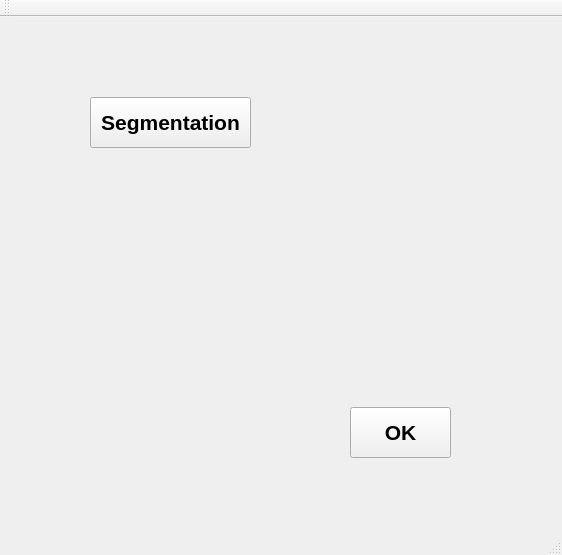
<?xml version="1.0" encoding="UTF-8"?>
<ui version="4.0">
 <class>MainWindow</class>
 <widget class="QMainWindow" name="MainWindow">
  <property name="geometry">
   <rect>
    <x>0</x>
    <y>0</y>
    <width>562</width>
    <height>555</height>
   </rect>
  </property>
  <property name="windowTitle">
   <string>MainWindow</string>
  </property>
  <widget class="QWidget" name="centralWidget">
   <widget class="QPushButton" name="pushButton_seg">
    <property name="geometry">
     <rect>
      <x>90</x>
      <y>80</y>
      <width>161</width>
      <height>51</height>
     </rect>
    </property>
    <property name="font">
     <font>
      <pointsize>16</pointsize>
      <weight>75</weight>
      <bold>true</bold>
     </font>
    </property>
    <property name="text">
     <string>Segmentation</string>
    </property>
   </widget>
   <widget class="QPushButton" name="pushButton_exit">
    <property name="geometry">
     <rect>
      <x>350</x>
      <y>390</y>
      <width>101</width>
      <height>51</height>
     </rect>
    </property>
    <property name="font">
     <font>
      <pointsize>16</pointsize>
      <weight>75</weight>
      <bold>true</bold>
     </font>
    </property>
    <property name="text">
     <string>OK</string>
    </property>
   </widget>
  </widget>
  <widget class="QMenuBar" name="menuBar">
   <property name="geometry">
    <rect>
     <x>0</x>
     <y>0</y>
     <width>562</width>
     <height>25</height>
    </rect>
   </property>
  </widget>
  <widget class="QToolBar" name="mainToolBar">
   <attribute name="toolBarArea">
    <enum>TopToolBarArea</enum>
   </attribute>
   <attribute name="toolBarBreak">
    <bool>false</bool>
   </attribute>
  </widget>
  <widget class="QStatusBar" name="statusBar"/>
 </widget>
 <layoutdefault spacing="6" margin="11"/>
 <resources/>
 <connections/>
</ui>
